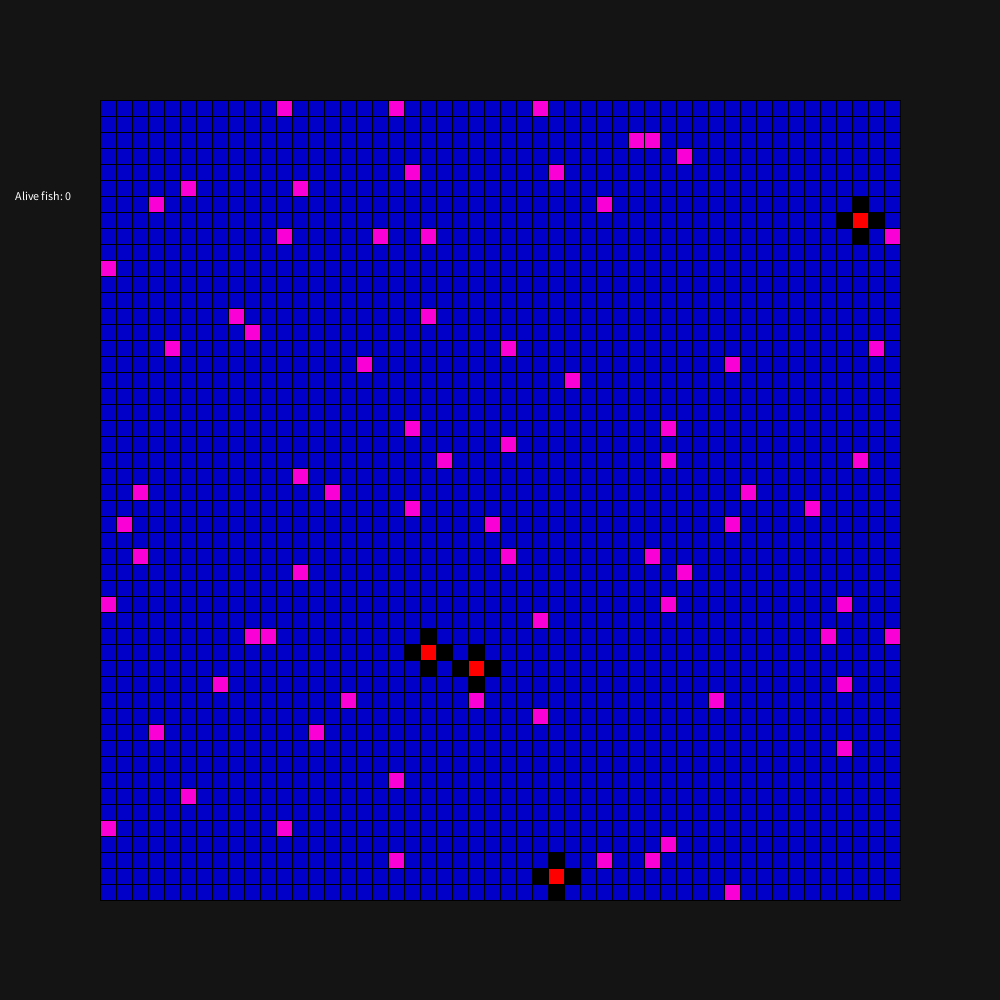
Frame 1 (no input)
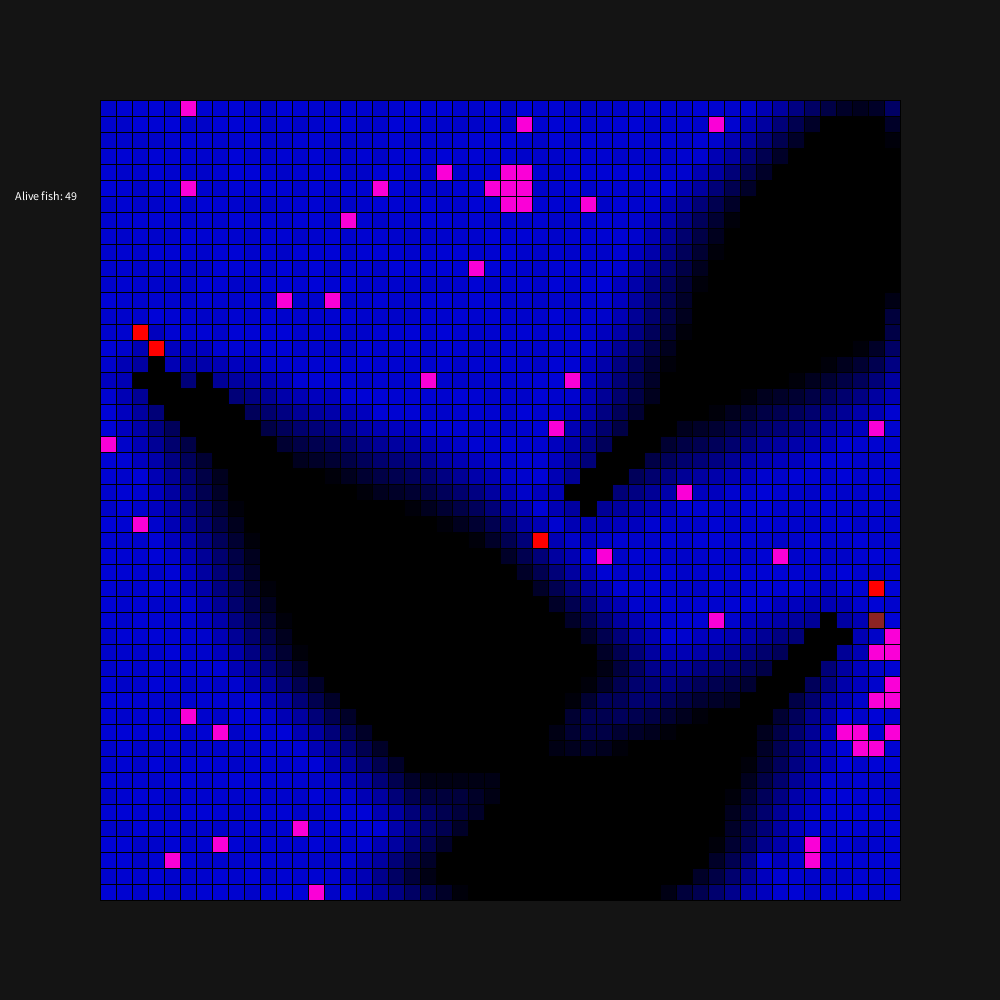
Frame 60 (the mouse pressed at the canvas centre just before this capture)
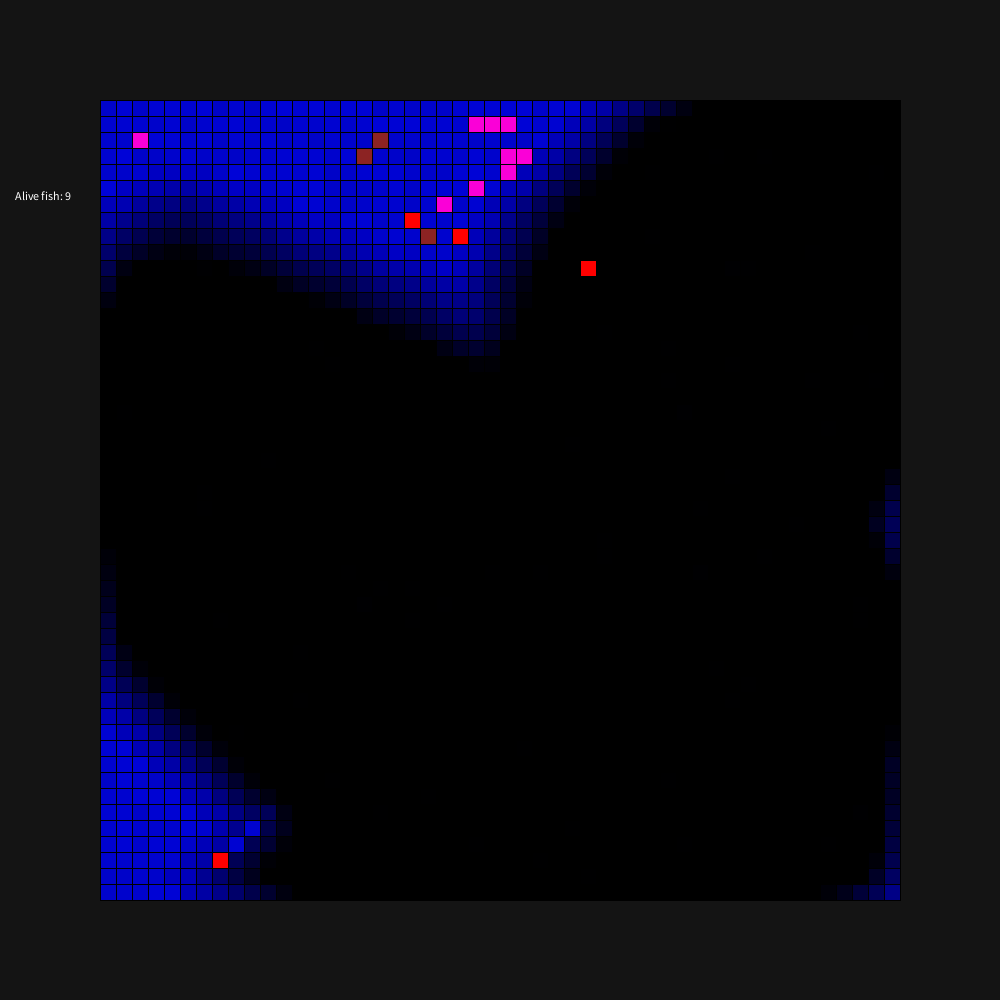
Frame 120 (the mouse held since frame 60 and released just before this capture)

The Processing sketch that drew these frames (run headless with seeded random() and noise(); from frame 60 on, the mouse is pressed at the canvas centre):

// Processing sketch: Oil_Tanker_Explosion
// ── Oil_Tanker_Explosion.pde
/* Oil Tanker Explosion
By: Matthew Zhou
Date: 3/12/2020
*/

//Can Change
int screenSize = 50; // How many cells we're getting
int fr = 5; // Frame rate

int amtFish = 20; // The lower the more fish there are. Lowest Value: 1
int probabilityOfReproduction = 2; // The higher the number the lower the probability. Lowest Value: 1
int rateOfOilSpread = 5; // The lower the faster. Lowest Value: 1
int amtOilSpills = 4; // How many oil tankers there are.
int maxOilOfTank = 50; // How much oil is in the boats
int maxBoatLife = 120; // How long the boats hang around for before they sink
String oilTankerPosition = "Random"; //Choices: "Random" "Corners" "Center"

//Don't Change
//Cell States//
color[][] cells;
color[][] cellsNext;
color[][] oilCellColor;
color[][] waterCellColor;
color[][] oilWaterCellColor;

int[][] cellAge;

//Oil Tanker Speeds
int xTankerS[][] = new int[screenSize][screenSize];
int xTankerSN[][] = new int[screenSize][screenSize];
int yTankerS[][] = new int[screenSize][screenSize];
int yTankerSN[][] = new int[screenSize][screenSize];

int iNext;
int jNext;

int xCen[] = new int[amtOilSpills];
int yCen[] = new int[amtOilSpills];

//Miscellaneous variables
float cellSize;
int counter = 0;
int random;
float random2;

int aliveFish = 0;
int amtTankers = amtOilSpills;

float padding = 100;

color red = color(255,0,0), blue = color(0,0,200), black = color(0,0,0), magenta = color(250,0,215), brown = color(140,35,35), blueBlack = color(0,0,0),
      orangeRed = color(255,69,0), orange = color(255,140,0), yellow = color(255,215,0);


void setup(){
  cells = new color[screenSize][screenSize];
  cellsNext = new color[screenSize][screenSize];
  cellSize = (width-2*padding)/screenSize;
  cellAge = new int[screenSize][screenSize];
  oilCellColor = new color[screenSize][screenSize];
  waterCellColor = new color[screenSize][screenSize];
  oilWaterCellColor = new color[screenSize][screenSize];
  
  size(1000,1000);
  
  frameRate( fr );
  //Setup first frame
  setWaterandFish();
  
  if (oilTankerPosition.equals("Center"))
    setOilTankersInCenter();
  
  else if (oilTankerPosition.equals("Corners"))
    setOilTankersInCorners();
  
  else
    setOilTankersRandomly();
    
  setOilTankerSpeeds();

}

void draw() {
  background(20);
    
  float y = padding;
  //Update statistics sidebar
  updateText();
  
  //Color each cell according to it's set value
  for(int i=0; i<screenSize; i++) {
    for(int j=0; j<screenSize; j++) {
      float x = padding + j*cellSize;
      
      if (cells[i][j] == black)
        fill(oilCellColor[i][j]);
      
      else if (cells[i][j] == magenta)
        fill(magenta);
        
      else if (cells[i][j] == brown)
        fill(brown);
        
      else if (cells[i][j] == red)
        fill(red);
        
      else if (cells[i][j] == blueBlack)
        fill(oilWaterCellColor[i][j]);
        
      else
        fill(waterCellColor[i][j]);
        
      rect(x, y, cellSize, cellSize);
    }
    y += cellSize;
  }
  
  //Get cell values
  getNextCells();
  
  //Assign cellsNext to cells
  for (int i = 0; i < screenSize; i++) {
    for (int j = 0; j < screenSize; j++) {
      cells[i][j] = cellsNext[i][j];
      xTankerS[i][j] = xTankerSN[i][j];
      yTankerS[i][j] = yTankerSN[i][j];
    }
  }
}

void getNextCells() {
  aliveFish = 0;
  amtTankers = 0;
  
  //A certain algorithm is enacted upon the cell depending on the cell's color
  for (int i = 0; i < screenSize; i++) {
    for (int j = 0; j < screenSize; j++) {
      int alive = countLivingFishNeighbours(i,j);
      int oil = countOilNeighbours(i,j);
      int boats = countBoats(i,j);
          
      //Fish
      if (cells[i][j] == magenta) {
        aliveFish += 1;
        
        //All the ways the fish can die
        if (alive > 3) {
          cellsNext[i][j] = blue;
          aliveFish -= 1;
        }
        
        else if (boats > 0) {
          cellsNext[i][j] = brown;
          aliveFish -= 1;
        }
          
        else if (oil > 3) {
          cellsNext[i][j] = brown;
          aliveFish -= 1;
        }
        
        //Random movement
        else if (alive == 0 || alive == 1) {
          int x = round(random(-1,1));
          int y = round(random(-1,1));
          
          cellsNext[i][j] = blue;
          try {
            for (int z = 0; z < 9; z++) {
              if (cellsNext[i+x][j+y] == black || cellsNext[i+x][j+y] == red) {
                x = round(random(-1,1));
                y = round(random(-1,1));
              }
            }
            cellsNext[i+x][j+y] = magenta;
          }
          catch (Exception e) {
            cellsNext[i][j] = magenta;
          }
        }
      }
      
      //Oil Tankers
      else if (cells[i][j] == red) {
        int yS = yTankerS[i][j];
        int xS = xTankerS[i][j];
        
        //Sinking
        if (counter > maxBoatLife) {
          cellsNext[i][j] = brown;
        }
        
        //Movement
        else {
          try {
            iNext = i;
            jNext = j;
            
            if (counter%3 == 0) {
              iNext = i + yS;
              jNext = j + xS;
            }
            
            if (counter < maxOilOfTank) {
              cellsNext[i][j] = black;
              cellAge[i][j] = 200;
            }
            
            else {
              if (oil > 1)
                cellsNext[i][j] = black;
              else
                cellsNext[i][j] = blue;
            }
            
            if (iNext > screenSize-(2) || iNext < (2)) {
              yS = -yS;
            }
            if (jNext > screenSize-(2) || jNext < (2)) {
              xS = -xS;
            }

            cellsNext[iNext][jNext] = red; 
            xTankerSN[iNext][jNext] = xS;
            yTankerSN[iNext][jNext] = yS;
          }
          
          catch ( Exception e ) {
              cellsNext[i][j] = blue;
              xTankerSN[i][j] = 0;
              yTankerSN[i][j] = 0;
          }
        }
      }
      
      //Oil Cells
      else if (cells[i][j] == black || cells[i][j] == blueBlack) {   
        if (counter % rateOfOilSpread == 0) {
          //Oil growing
          if (counter <= maxOilOfTank*2.25) {
            try {
              try {
                if (cellsNext[i+1][j] != red) {
                  cellsNext[i+1][j] = black;
                  if (200-cellAge[i+1][j] >= 0)
                    cellAge[i+1][j] += 10;
                
                  oilCellColor[i+1][j] = color(0,0,200-cellAge[i+1][j]);
                }
              }
              catch ( Exception e ) {}
              
              try {
                if (cellsNext[i-1][j] != red) {
                  cellsNext[i-1][j] = black;
                  if (200-cellAge[i-1][j] >= 0)
                    cellAge[i-1][j] += 10;
                
                  oilCellColor[i-1][j] = color(0,0,200-cellAge[i-1][j]);
                }
              }
              catch ( Exception e ) {}
              
              try {
                if (cellsNext[i][j+1] != red) {
                  cellsNext[i][j+1] = black;
                    if (200-cellAge[i][j+1] >= 0)
                    cellAge[i][j+1] += 10;
              
                  oilCellColor[i][j+1] = color(0,0,200-cellAge[i][j+1]);
                }
              }
              catch ( Exception e ) {}
              
              try {
                if (cellsNext[i][j-1] != red) {
                  cellsNext[i][j-1] = black; 
                  if (200-cellAge[i][j-1] >= 0)
                    cellAge[i][j-1] += 10;
              
                  oilCellColor[i][j-1] = color(0,0,200-cellAge[i][j-1]);
                }
              }
              catch ( Exception e ) {}
            }
            catch (Exception e) {}
          }
          
          //Oil fading away
          else {
            try {
              try {
                if (cellsNext[i+1][j] == black) {
                  if (cellAge[i+1][j] > 0) {
                    random = round(random(1,3));
                    cellAge[i+1][j] -= random;
                  }
                  else
                    cellsNext[i+1][j] = blue;
                
                  oilWaterCellColor[i+1][j] = color(0,0,200-cellAge[i+1][j]);
                }
              }
              catch ( Exception e ) {}
              
              try {
                if (cellsNext[i-1][j] == black) {
                  if (cellAge[i-1][j] > 0) {
                    random = round(random(1,3));
                    cellAge[i-1][j] -= random;
                  }
                  else
                    cellsNext[i-1][j] = blue;
                  
                  oilCellColor[i-1][j] = color(0,0,200-cellAge[i-1][j]);
                }
              }
              catch ( Exception e ) {}
              
              try {
                if (cellsNext[i][j+1] == black) {
                  if (cellAge[i][j+1] > 0) {
                    random = round(random(1,3));
                    cellAge[i][j+1] -= random;
                  }
                  else
                    cellsNext[i][j+1] = blue;
                  
                  oilCellColor[i][j+1] = color(0,0,200-cellAge[i][j+1]);
                }
              }
              catch ( Exception e ) {}
              
              try {
                if (cellsNext[i][j-1] == black) {
                  if (cellAge[i][j-1] > 0) {
                    random = round(random(1,3));
                    cellAge[i][j-1] -= random;
                  }
                  else
                    cellsNext[i][j-1] = blue;
                
                  oilCellColor[i][j-1] = color(0,0,200-cellAge[i][j-1]);
                }
              }
              catch ( Exception e ) {}
            }  
   
            catch (Exception e) {}
          }
        }
      }
      
      //Water cells 
      else {
        //Wave animation
        random = round(random(200,215));
        waterCellColor[i][j] = color(0,3,random);
        
        //Reproduction
        random = round(random(0,probabilityOfReproduction));
        if (alive == 3 && (random == probabilityOfReproduction || random == 0)) {
          cellsNext[i][j] = magenta;
          aliveFish += 1;
        }
        
        //Oil spreading immediately around the oil tanker
        if (counter < maxOilOfTank) {
          if (insideCircle(i,j, iNext, iNext, counter)) {
            try {
              cellAge[iNext+1][jNext] = 200;
              cellAge[iNext-1][jNext] = 200;
              cellAge[iNext][jNext+1] = 200;
              cellAge[iNext][jNext-1] = 200;
              
              cellsNext[iNext+1][jNext] = black;
              cellsNext[iNext-1][jNext] = black;
              cellsNext[iNext][jNext+1] = black;
              cellsNext[iNext][jNext-1] = black; 
            }
            catch (Exception e) {}
          }
        }
      }
    }
  }
  //Frame count
  counter +=1;
}

int countLivingFishNeighbours(int i, int j) {
  int count = 0;
  for ( int a = -1; a <= 1; a++ ) {
    for (int b = -1; b <= 1; b++) {
      try {
        if (cells[i+a][j+b] == magenta && (b != 0 || a != 0))
          count += 1;
      }
      catch (Exception e) {}
    }
  }
  return count;
}

int countBoats(int i, int j) {
  int count = 0;
  for ( int a = -1; a <= 1; a++ ) {
    for (int b = -1; b <= 1; b++) {
      try {
        if (cells[i+a][j+b] == red && (b != 0 || a != 0))
          count += 1;
      }
      catch (Exception e) {}
    }
  }
  return count;
}

int countOilNeighbours(int i, int j) {
  int count = 0;
  for ( int a = -1; a <= 1; a++ ) {
    for (int b = -1; b <= 1; b++) {
      try {
        if ((cells[i+a][j+b] == black && cellAge[i+a][j+b] >= 160) && (b != 0 || a != 0))
          count += 1;
      }
      catch (Exception e) {}
    }
  }
  return count;
}


boolean insideCircle(int x, int y, int xC, int yC, int r) {
  return sqrt(pow(x-xC,2) + pow(y - yC, 2)) <= r;
}

void setWaterandFish() {
  //For Water and Fish
  for(int i=0; i<screenSize; i++) {
    for(int j=0; j<screenSize; j++) {
      waterCellColor[i][j] = blue;
      oilWaterCellColor[i][j] = blueBlack;
      
      int x = round(random(0,screenSize));
      
      if (x < int(screenSize/amtFish))
        cells[i][j] = magenta;
          
      else
        cells[i][j] = blue;
        
    }
  }  
}

void setOilTankersInCorners() {
  //For each Oil Tanker
  for (int c = 0; c < amtOilSpills; c++) {
    random = round(random(0,3));
    if (random == 0) {
      xCen[c] = 4+c;
      yCen[c] = 4+c;
    }
    
    else if (random == 1) {
      xCen[c] = screenSize - 4-c;
      yCen[c] = 4+c;
    }
    
    else if (random == 2) {
      xCen[c] = screenSize - 4-c;
      yCen[c] = screenSize - 4-c;
    }
    
    else {
      xCen[c] = 4+c;
      yCen[c] = screenSize-4-c;
    }
    
    try {
      cells[xCen[c]+1][yCen[c]] = black;
      cells[xCen[c]-1][yCen[c]] = black;
      cells[xCen[c]][yCen[c]+1] = black;
      cells[xCen[c]][yCen[c]-1] = black;
      cells[xCen[c]][yCen[c]] = red;
    }
    catch ( Exception e ) {}
  }
}

void setOilTankersInCenter() {
  //For each Oil Tanker
  for (int c = 0; c < amtOilSpills; c++) {
    random = round(random(0,1));
    
    if (random == 1) {
      xCen[c] = int(screenSize/2)+c;
      yCen[c] = int(screenSize/2)+c;
    }
    else {
      xCen[c] = int(screenSize/2)-c;
      yCen[c] = int(screenSize/2)-c;
    }
    
    try {
      cells[xCen[c]+1][yCen[c]] = black;
      cells[xCen[c]-1][yCen[c]] = black;
      cells[xCen[c]][yCen[c]+1] = black;
      cells[xCen[c]][yCen[c]-1] = black;
      cells[xCen[c]][yCen[c]] = red;
    }
    catch ( Exception e ) {}
  }
}

void setOilTankersRandomly() {
  //For each Oil Tanker
  for (int c = 0; c < amtOilSpills; c++) {
    xCen[c] = int(random(0,screenSize));
    yCen[c] = int(random(0,screenSize));
    
    try {
      cells[xCen[c]+1][yCen[c]] = black;
      cells[xCen[c]-1][yCen[c]] = black;
      cells[xCen[c]][yCen[c]+1] = black;
      cells[xCen[c]][yCen[c]-1] = black;
      cells[xCen[c]][yCen[c]] = red;
    }
    catch ( Exception e ) {}
  }
}


void setOilTankerSpeeds() {
  //Oil Tanker Speeds 
  for (int a = 0; a < screenSize; a++) {
    for (int b = 0; b < screenSize; b++) {
      if (cells[a][b] == red) {
        random2 = random(0,1);
        if (random2 > 0.5)
          xTankerS[a][b] = 1;
        else
          xTankerS[a][b] = -1;
          
        random2 = random(0,1);
        if (random2 > 0.5)
          yTankerS[a][b] = 1;
        else
          yTankerS[a][b] = -1;
        }
        
      else {
        xTankerS[a][b] = 0;
        yTankerS[a][b] = 0;
      }
    }
  }
}


void updateText() {
  fill(255);
  textSize(12);
  text("Alive fish: " + aliveFish, 15, 200);
}
